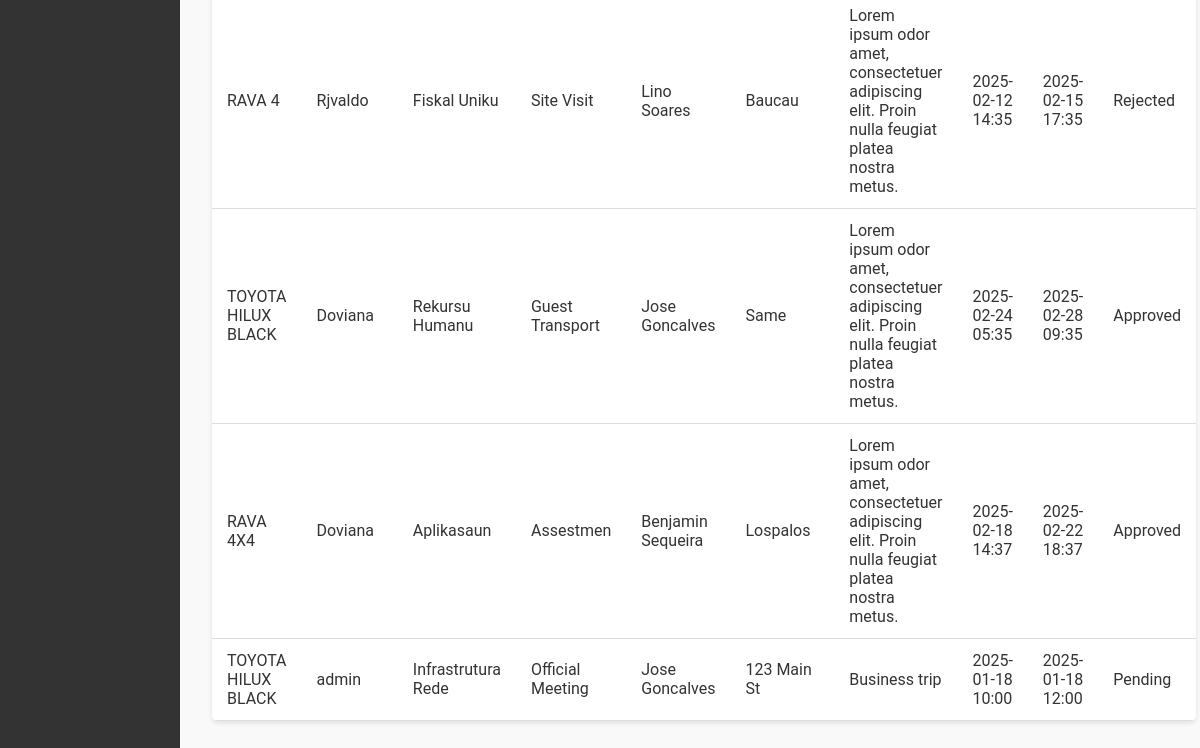
The app's page / (lower part), older data.
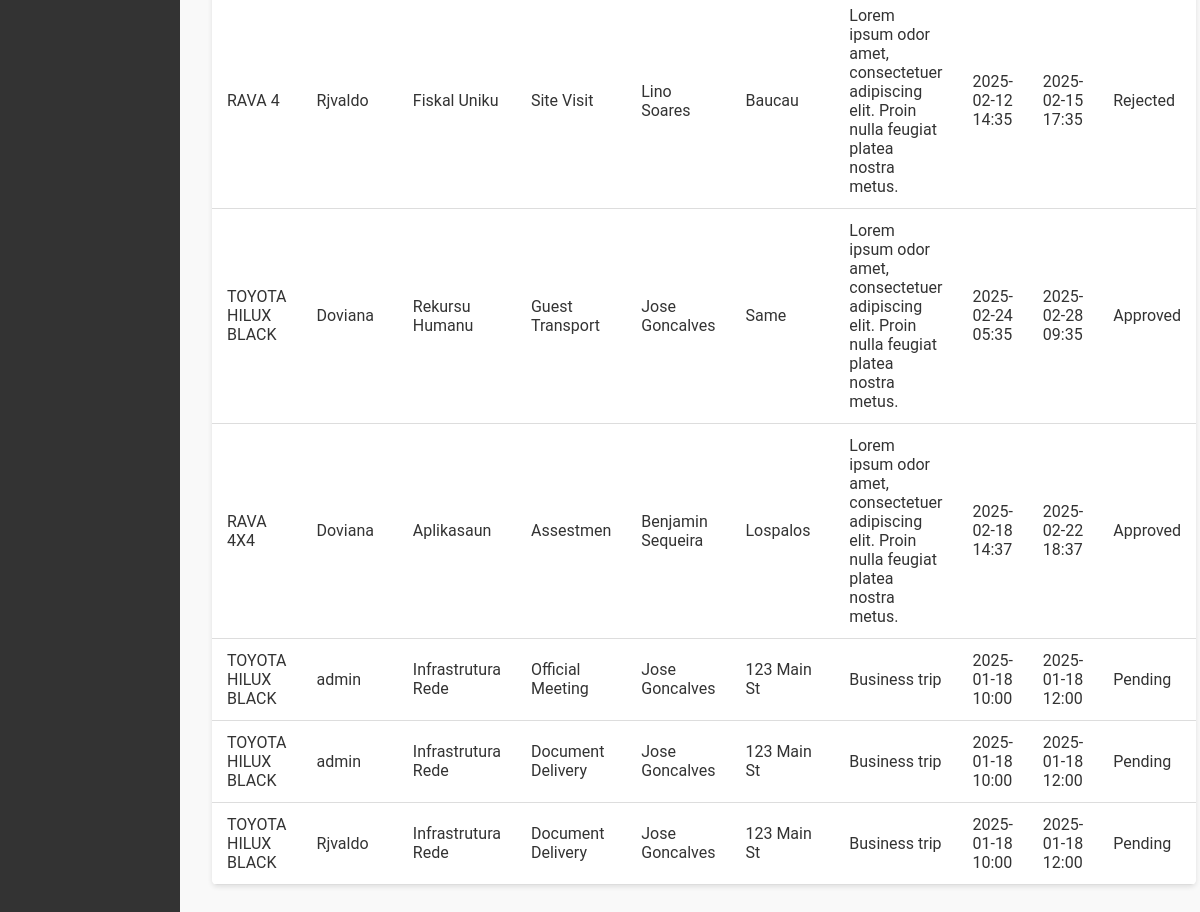
The same page, newer data.
### bookingsystem/models.py (models this page shows, shortened)
class Booking(models.Model):
    RESOURCE_TYPE_CHOICES = [
        ('Room', 'Room'),
        ('Vehicle', 'Vehicle'),
    ]
    STATUS_CHOICES = [
        ('Pending', 'Pending'),
        ('Approved', 'Approved'),
        ('Rejected', 'Rejected'),
    ]
    resource_type = models.CharField(max_length=50, choices=RESOURCE_TYPE_CHOICES)
    purpose = models.ForeignKey(Purpose, on_delete=models.SET_NULL, null=True, blank=False, related_name='bookings')
    room = models.ForeignKey(Room, on_delete=models.SET_NULL, null=True, blank=True, related_name='bookings')
    vehicle = models.ForeignKey(Vehicle, on_delete=models.SET_NULL, null=True, blank=True, related_name='bookings')
    departement = models.ForeignKey(
        Departement,
        on_delete=models.SET_NULL,
        null=True,
        blank=True,
        related_name='bookings'
    )
    destination_address = models.CharField(max_length=255, null=True, blank=True)
    travel_description = models.TextField(null=False, blank=False)
    requester_name = models.ForeignKey(
        settings.AUTH_USER_MODEL,
        on_delete=models.CASCADE,
        related_name='bookings',
        verbose_name='Requester'
    )
    start_time = models.DateTimeField()
    end_time = models.DateTimeField()
    status = models.CharField(max_length=50, choices=STATUS_CHOICES, default='Pending')

class Vehicle(models.Model):
    name = models.CharField(max_length=100)
    type = models.CharField(max_length=50, choices=[
        ('Sedan', 'Sedan'),
        ('SUV', 'SUV'),
        ('Van', 'Van'),
        ('Truck', 'Truck'),
    ])
    capacity = models.IntegerField()
    status = models.CharField(max_length=50, choices=[
        ('Available', 'Available'),
        ('In Use', 'In Use'),
        ('Under Maintenance', 'Under Maintenance'),
    ])
    driver = models.ForeignKey(
        Driver,
        on_delete=models.SET_NULL,
        null=True,
        blank=True,
        related_name='vehicles'
    )

class CustomUser(AbstractUser):
    username = models.CharField(
        max_length=150,
        unique=True,
        validators=[MinLengthValidator(1)],
        error_messages={
            'unique': "A user with that username already exists.",
        },
    )
    email = models.EmailField(unique=True)
    first_name = models.CharField(max_length=150)
    last_name = models.CharField(max_length=150)
    groups = models.ManyToManyField(
        'auth.Group',
        related_name='customuser_groups',
        blank=True,
    )
    user_permissions = models.ManyToManyField(
        'auth.Permission',
        related_name='customuser_permissions',
        blank=True,
    )
    REQUIRED_FIELDS = ['email', 'first_name', 'last_name']
    def __str__(self):
        return self.username

class Departement(models.Model):
    name = models.CharField(max_length=100)

class Purpose(models.Model):
    name = models.CharField(max_length=100, unique=True)

class Driver(models.Model):
    name = models.CharField(max_length=100)
    license_number = models.CharField(max_length=50, unique=True)

### bookingsystem/views.py (the view)
# urls.py: path('', views.dashboard, name='dashboard'),
def dashboard(request):
    rooms = Room.objects.all()
    vehicles = Vehicle.objects.all()
    bookings = Booking.objects.select_related('room', 'vehicle', 'departement').all()
    departements = Departement.objects.all()
    context = {
        'rooms': rooms,
        'vehicles': vehicles,
        'bookings': bookings,
        'departements': departements,
    }
    return render(request, 'dashboard.html', context)

### bookingsystem/templates/dashboard.html (shortened to what this page needs)
{% load static %}
<!DOCTYPE html>
<html lang="en">
<head>
</head>
<body>
    <div class="container">
        <div class="sidebar">
        </div>
        <div class="main-content">
    <table>
        <tbody>
            {% for booking in bookings %}
                {% if booking.resource_type == "Vehicle" %}
                    <tr>
                        <td>{{ booking.vehicle.name }}</td>
                        <td>{{ booking.requester_name }}</td>
                        <td>
                            {% if booking.departement %}
                                {{ booking.departement.name }}
                            {% else %}
                                No Departement
                            {% endif %}
                        </td>
                        <td>
                            {% if booking.purpose %}
                                {{ booking.purpose.name }}
                            {% else %}
                                No Purpose
                            {% endif %}
                        </td>
                        <td>
                            {% if booking.vehicle.driver %}
                                {{ booking.vehicle.driver.name }}
                            {% else %}
                                No Driver
                            {% endif %}
                        </td>
                        <td>{{ booking.destination_address|default:"-" }}</td>
                        <td>{{ booking.travel_description|default:"-" }}</td>
                        <td>{{ booking.start_time|date:"Y-m-d H:i" }}</td>
                        <td>{{ booking.end_time|date:"Y-m-d H:i" }}</td>
                        <td>{{ booking.status }}</td>
                    </tr>
                {% endif %}
            {% empty %}
                <tr>
                    <td colspan="9" class="no-data">No vehicle bookings available.</td>
                </tr>
            {% endfor %}
        </tbody>
    </table>
        </div>
    </div>
</body>
</html>

Row changes from the older to the newer data that the page shows:
added Booking: vehicle.name "TOYOTA HILUX BLACK", requester_name "admin", departement.name "Infrastrutura Rede", purpose.name "Document Delivery", vehicle.driver.name "Jose Goncalves", destination_address "123 Main St", travel_description "Business trip", start_time "2025-01-18 10:00", end_time "2025-01-18 12:00", status "Pending"
added Booking: vehicle.name "TOYOTA HILUX BLACK", requester_name "Rjvaldo", departement.name "Infrastrutura Rede", purpose.name "Document Delivery", vehicle.driver.name "Jose Goncalves", destination_address "123 Main St", travel_description "Business trip", start_time "2025-01-18 10:00", end_time "2025-01-18 12:00", status "Pending"
